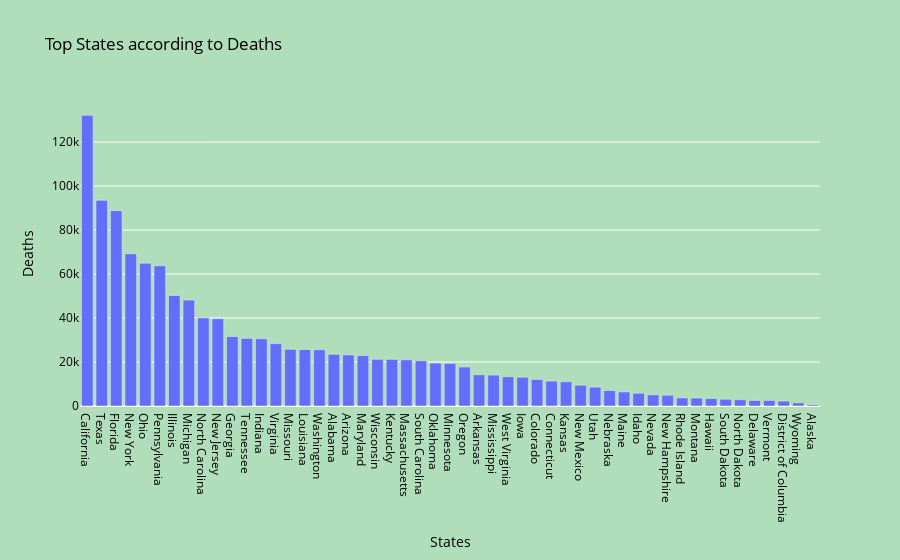

Notebook code for this chart:
### Code cell
# Top States according to Deaths
top_55 = df.groupby('State')['Deaths'].sum().reset_index()
top_55 = top_55.sort_values(by='Deaths', ascending=False)

top_55 = top_55.head(55)
fig = go.Figure()
fig.add_trace(go.Bar(x=top_55['State'], y=top_55['Deaths']))

fig.update_layout(title='Top States according to Deaths',
                  xaxis_title='States',
                  yaxis_title='Deaths',
                  plot_bgcolor='#b0deba', 
                  paper_bgcolor='#b0deba',  
                  font=dict(color='black'))

pyo.init_notebook_mode(connected=True)
pyo.iplot(fig)

### Figure 1 — Plotly figure (JSON) as saved in the notebook; plotly's stock layout.template omitted (floating-point values rounded to 4 significant figures)
{"data": [{"type": "bar", "x": ["California", "Texas", "Florida", "New York", "Ohio", "Pennsylvania", "Illinois", "Michigan", "North Carolina", "New Jersey", "Georgia", "Tennessee", "Indiana", "Virginia", "Missouri", "Louisiana", "Washington", "Alabama", "Arizona", "Maryland", "Wisconsin", "Kentucky", "Massachusetts", "South Carolina", "Oklahoma", "Minnesota", "Oregon", "Arkansas", "Mississippi", "West Virginia", "Iowa", "Colorado", "Connecticut", "Kansas", "New Mexico", "Utah", "Nebraska", "Maine", "Idaho", "Nevada", "New Hampshire", "Rhode Island", "Montana", "Hawaii", "South Dakota", "North Dakota", "Delaware", "Vermont", "District of Columbia", "Wyoming", "Alaska"], "y": [132162, 93532, 88822, 69209, 64922, 63769, 50273, 48150, 40067, 39679, 31605, 30743, 30580, 28350, 25767, 25677, 25581, 23515, 23220, 22936, 21241, 21233, 21017, 20577, 19537, 19379, 17720, 14221, 14047, 13309, 13088, 12061, 11321, 11062, 9458, 8584, 7030, 6392, 5788, 5074, 4904, 3683, 3617, 3422, 3077, 2896, 2540, 2534, 2239, 1455, 554]}], "layout": {"font": {"color": "black"}, "paper_bgcolor": "#b0deba", "plot_bgcolor": "#b0deba", "title": {"text": "Top States according to Deaths"}, "xaxis": {"title": {"text": "States"}}, "yaxis": {"title": {"text": "Deaths"}}}}
